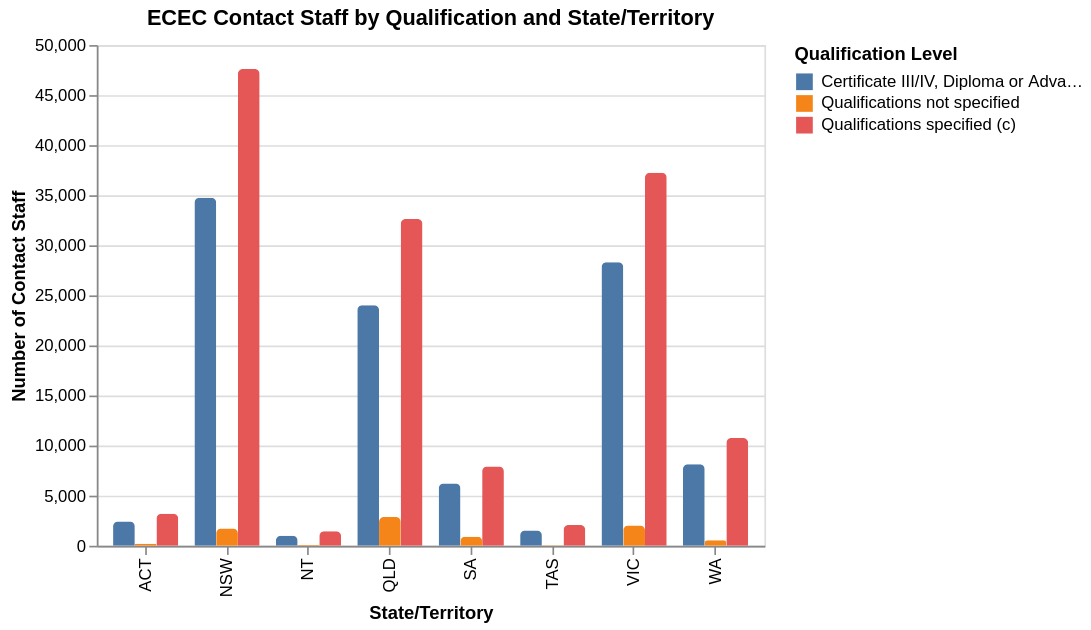

Write the Vega-Lite specification saved for this chart.
### Vega-Lite specification from a JSON file in a GitHub repository (floating-point values rounded to 4 significant figures)
{"$schema": "https://vega.github.io/schema/vega-lite/v5.json", "description": "Grouped bar chart of ECEC staff qualifications by state/territory.", "data": {"values": [{"State": "NSW", "Qualification": "Certificate III/IV, Diploma or Advanced Diploma", "Count": 34741}, {"State": "NSW", "Qualification": "Qualifications specified (c)", "Count": 47607}, {"State": "NSW", "Qualification": "Qualifications not specified", "Count": 1725}, {"State": "VIC", "Qualification": "Certificate III/IV, Diploma or Advanced Diploma", "Count": 28309}, {"State": "VIC", "Qualification": "Qualifications specified (c)", "Count": 37251}, {"State": "VIC", "Qualification": "Qualifications not specified", "Count": 2015}, {"State": "QLD", "Qualification": "Certificate III/IV, Diploma or Advanced Diploma", "Count": 24026}, {"State": "QLD", "Qualification": "Qualifications specified (c)", "Count": 32632}, {"State": "QLD", "Qualification": "Qualifications not specified", "Count": 2884}, {"State": "SA", "Qualification": "Certificate III/IV, Diploma or Advanced Diploma", "Count": 6208}, {"State": "SA", "Qualification": "Qualifications specified (c)", "Count": 7922}, {"State": "SA", "Qualification": "Qualifications not specified", "Count": 905}, {"State": "WA", "Qualification": "Certificate III/IV, Diploma or Advanced Diploma", "Count": 8144}, {"State": "WA", "Qualification": "Qualifications specified (c)", "Count": 10764}, {"State": "WA", "Qualification": "Qualifications not specified", "Count": 563}, {"State": "TAS", "Qualification": "Certificate III/IV, Diploma or Advanced Diploma", "Count": 1519}, {"State": "TAS", "Qualification": "Qualifications specified (c)", "Count": 2069}, {"State": "TAS", "Qualification": "Qualifications not specified", "Count": 54}, {"State": "NT", "Qualification": "Certificate III/IV, Diploma or Advanced Diploma", "Count": 1008}, {"State": "NT", "Qualification": "Qualifications specified (c)", "Count": 1441}, {"State": "NT", "Qualification": "Qualifications not specified", "Count": 70}, {"State": "ACT", "Qualification": "Certificate III/IV, Diploma or Advanced Diploma", "Count": 2430}, {"State": "ACT", "Qualification": "Qualifications specified (c)", "Count": 3186}, {"State": "ACT", "Qualification": "Qualifications not specified", "Count": 189}]}, "width": 400, "height": 300, "mark": "bar", "encoding": {"x": {"field": "State", "type": "nominal", "axis": {"title": "State/Territory"}}, "y": {"field": "Count", "type": "quantitative", "axis": {"title": "Number of Contact Staff"}}, "color": {"field": "Qualification", "type": "nominal", "legend": {"title": "Qualification Level"}}, "xOffset": {"field": "Qualification"}}, "config": {"bar": {"cornerRadiusTopLeft": 3, "cornerRadiusTopRight": 3}}, "title": "ECEC Contact Staff by Qualification and State/Territory"}
